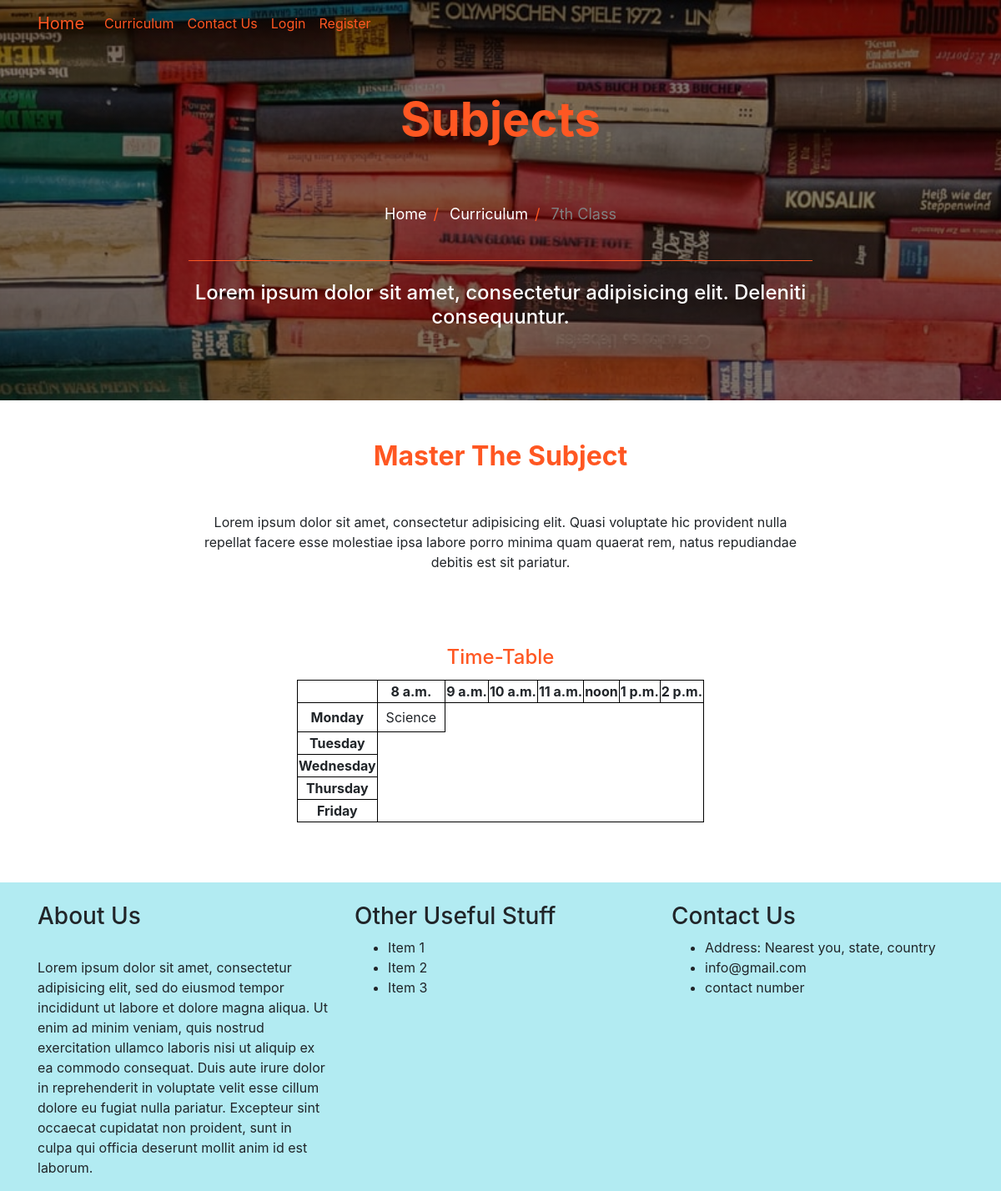
/curriculum/7th-class/, run on the app's committed database.
### curriculum/models.py (models this page shows, shortened)
class Standard(models.Model):
    name = models.CharField(max_length=100, unique=True)
    slug = models.SlugField(null=True, blank=True)
    description = models.TextField(max_length=500,blank=True)

class TimeSlots(models.Model):
    standard = models.ForeignKey(Standard, on_delete=models.CASCADE,related_name='standard_time_slots')
    start_time = models.TimeField()
    end_time = models.TimeField()

class SlotSubject(models.Model):
    standard = models.ForeignKey(Standard, on_delete=models.CASCADE,related_name='standard_slots')
    day = models.ForeignKey(WorkingDays, on_delete=models.CASCADE,related_name='standard_slots_days')
    slot = models.ForeignKey(TimeSlots, on_delete=models.CASCADE,related_name='standard_slots_time')
    slot_subject = models.ForeignKey(Subject, on_delete=models.CASCADE,related_name='standard_slots_subject')

class Subject(models.Model):
    subject_id = models.CharField(max_length=100, unique=True)
    name = models.CharField(max_length=100)
    slug = models.SlugField(null=True, blank=True)
    standard = models.ForeignKey(Standard, on_delete=models.CASCADE, related_name='subjects')
    image = models.ImageField(upload_to=save_subject_image, blank=True, verbose_name='Subject Image')
    description = models.TextField(max_length=500,blank=True)
    def __str__(self):
        return self.name

### curriculum/views.py (the view)
# urls.py: path('<slug:slug>/', views.SubjectListView.as_view(), name='subject_list'),
class SubjectListView(DetailView):
    context_object_name = 'standards'
    extra_context = {
        'slots': TimeSlots.objects.all()
    }
    model = Standard
    template_name = 'curriculum/subject_list_view.html'

### curriculum/templates/curriculum/subject_list_view.html (shortened to what this page needs)
  {% extends 'base.html' %}
  {% load static %}
  {% block image_block %}
  <header class="info-header">
    <div id="page-intro" class="container-fluid d-flex align-items-center justify-content-center ">
      <div class="row d-flex justify-content-center text-center">
        <div class="col-md-10 text-white">
          <h2 class="display-4 font-weight-bold  p-5 " style="color:#ff5722;" > Subjects </h2>
          <div class="row d-flex justify-content-center text-center">
            <ul class="breadcrumb">
              <li><a href="{% url 'index' %}">Home</a></li>
              <li><a href="{% url 'curriculum:standard_list' %}">Curriculum</a></li>
              <li class="disabled-text" >{{standards.name}}</li>
            </ul>
          </div>
          <hr style="color:#ff5722;">
          <h4 class="white-text my-4">Lorem ipsum dolor sit amet, consectetur adipisicing elit.
                    Deleniti
                    consequuntur.</h4>
    </div>
  </header>
  {% endblock %}
  {% block content %}
  <section id="best-features" class="text-center">
                <h2 class="mb-5 mt-5 font-weight-bold" style="color:#ff5722;">Master The Subject</h2>
                <div class="row d-flex justify-content-center mb-4">
                  <div class="col-md-8 mb-5">
                    <p class="grey-text">Lorem ipsum dolor sit amet, consectetur adipisicing elit. Quasi voluptate
                                      hic
                                      provident nulla repellat
                                      facere esse molestiae ipsa labore porro minima quam quaerat rem, natus repudiandae debitis
                                      est
                                      sit pariatur.</p>
                  </div>
                </div>
                <div class="col-md-12 justify-content-center mb-5">
                  <h4 class="card-title" style="color:#ff5722;">Time-Table</h4>
                  <table id="class-time-table">
                    <tr>
                      <th></th>
                      {% for slot in slots %}
                      <th scope="row">{{slot.start_time}}</th>
                      {% endfor %}
                    </tr>
                    <tr>
                      <th>Monday</th>
                      {%for slot in standards.standard_slots.all%}
                      {%if slot.day.id == 1 %}
                        <td>{{slot.slot_subject}}</td>
                      {% endif %}
                      {% endfor %}
                    </tr>
                    <tr>
                      <th>Tuesday</th>
                    </tr>
                    <tr>
                      <th>Wednesday</th>
                    </tr>
                    <tr>
                      <th>Thursday</th>
                    </tr>
                    <tr>
                      <th>Friday</th>
                    </tr>
                  </table>
                </div>
  </section>
  {%endblock%}

### static/css/master_css.css (style rules this page uses)
html, body, header, #intro { height: 100%; }
.text-white { color: white; }
hr { border-color: inherit; }
.info-header { height: 60%; }
#page-intro { height: 100%; }
#page-intro { background: linear-gradient(rgba(0, 0, 0, 0.5), rgba(0, 0, 0, 0.5)), url("../Images/home_background.jpg") no-repeat center center fixed; -webkit-background-size: cover; -moz-background-size: cover; -o-background-size: cover; background-size: cover; }
ul.breadcrumb { padding: 10px 16px; list-style: none; background-color: transparent; }
ul.breadcrumb li { display: inline; font-size: 18px; }
ul.breadcrumb li + li:before { padding: 8px; color: #ff5722; content: "/\00a0"; }
ul.breadcrumb li a { color: white; text-decoration: none; }
.disabled-text { color: gray; }
#class-time-table { margin-left: auto !important; margin-right: auto !important; }
#class-time-table, #class-time-table th, #class-time-table td { border: 1px solid black; }
#class-time-table td { padding: 5px 10px; }

### data on the page
Standard: name "7th Class"
TimeSlots: start_time "8 a.m."
TimeSlots: start_time "9 a.m."
TimeSlots: start_time "10 a.m."
TimeSlots: start_time "11 a.m."
TimeSlots: start_time "noon"
TimeSlots: start_time "1 p.m."
TimeSlots: start_time "2 p.m."
SlotSubject: slot_subject "Science"
